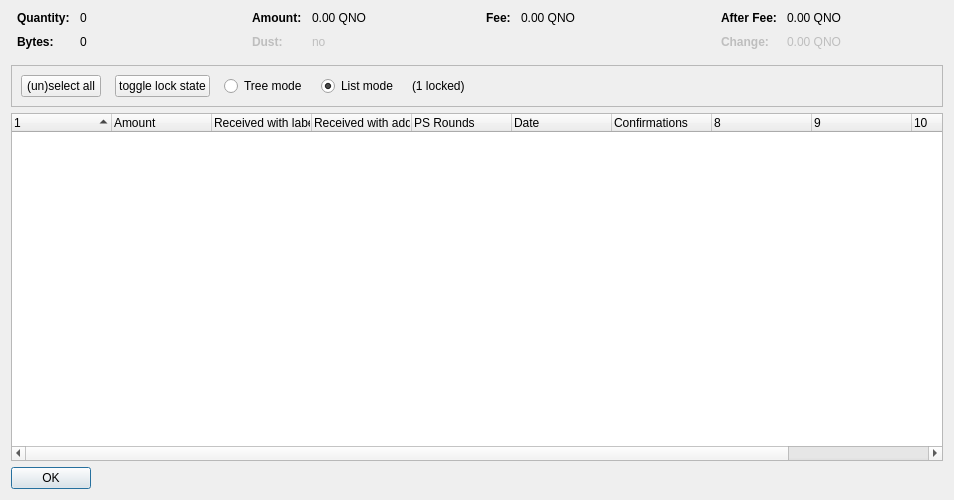
<?xml version="1.0" encoding="UTF-8"?>
<ui version="4.0">
 <class>CoinControlDialog</class>
 <widget class="QDialog" name="CoinControlDialog">
  <property name="geometry">
   <rect>
    <x>0</x>
    <y>0</y>
    <width>954</width>
    <height>500</height>
   </rect>
  </property>
  <property name="windowTitle">
   <string>Coin Selection</string>
  </property>
  <layout class="QVBoxLayout" name="verticalLayout">
   <item>
    <layout class="QHBoxLayout" name="horizontalLayoutTop" stretch="0,0,0,0">
     <property name="topMargin">
      <number>0</number>
     </property>
     <property name="bottomMargin">
      <number>10</number>
     </property>
     <item>
      <layout class="QFormLayout" name="formLayoutCoinControl1">
       <property name="horizontalSpacing">
        <number>10</number>
       </property>
       <property name="verticalSpacing">
        <number>10</number>
       </property>
       <property name="leftMargin">
        <number>6</number>
       </property>
       <property name="rightMargin">
        <number>6</number>
       </property>
       <item row="0" column="0">
        <widget class="QLabel" name="labelCoinControlQuantityText">
         <property name="font">
          <font>
           <weight>75</weight>
           <bold>true</bold>
          </font>
         </property>
         <property name="text">
          <string>Quantity:</string>
         </property>
        </widget>
       </item>
       <item row="0" column="1">
        <widget class="QLabel" name="labelCoinControlQuantity">
         <property name="cursor">
          <cursorShape>IBeamCursor</cursorShape>
         </property>
         <property name="contextMenuPolicy">
          <enum>Qt::ActionsContextMenu</enum>
         </property>
         <property name="text">
          <string notr="true">0</string>
         </property>
         <property name="textInteractionFlags">
          <set>Qt::LinksAccessibleByMouse|Qt::TextSelectableByKeyboard|Qt::TextSelectableByMouse</set>
         </property>
        </widget>
       </item>
       <item row="1" column="0">
        <widget class="QLabel" name="labelCoinControlBytesText">
         <property name="font">
          <font>
           <weight>75</weight>
           <bold>true</bold>
          </font>
         </property>
         <property name="text">
          <string>Bytes:</string>
         </property>
        </widget>
       </item>
       <item row="1" column="1">
        <widget class="QLabel" name="labelCoinControlBytes">
         <property name="cursor">
          <cursorShape>IBeamCursor</cursorShape>
         </property>
         <property name="contextMenuPolicy">
          <enum>Qt::ActionsContextMenu</enum>
         </property>
         <property name="text">
          <string notr="true">0</string>
         </property>
         <property name="textInteractionFlags">
          <set>Qt::LinksAccessibleByMouse|Qt::TextSelectableByKeyboard|Qt::TextSelectableByMouse</set>
         </property>
        </widget>
       </item>
      </layout>
     </item>
     <item>
      <layout class="QFormLayout" name="formLayoutCoinControl2">
       <property name="horizontalSpacing">
        <number>10</number>
       </property>
       <property name="verticalSpacing">
        <number>10</number>
       </property>
       <property name="leftMargin">
        <number>6</number>
       </property>
       <property name="rightMargin">
        <number>6</number>
       </property>
       <item row="0" column="0">
        <widget class="QLabel" name="labelCoinControlAmountText">
         <property name="font">
          <font>
           <weight>75</weight>
           <bold>true</bold>
          </font>
         </property>
         <property name="text">
          <string>Amount:</string>
         </property>
        </widget>
       </item>
       <item row="0" column="1">
        <widget class="QLabel" name="labelCoinControlAmount">
         <property name="cursor">
          <cursorShape>IBeamCursor</cursorShape>
         </property>
         <property name="contextMenuPolicy">
          <enum>Qt::ActionsContextMenu</enum>
         </property>
         <property name="text">
          <string notr="true">0.00 QNO</string>
         </property>
         <property name="textInteractionFlags">
          <set>Qt::LinksAccessibleByMouse|Qt::TextSelectableByKeyboard|Qt::TextSelectableByMouse</set>
         </property>
        </widget>
       </item>
       <item row="1" column="0">
        <widget class="QLabel" name="labelCoinControlLowOutputText">
         <property name="enabled">
          <bool>false</bool>
         </property>
         <property name="font">
          <font>
           <weight>75</weight>
           <bold>true</bold>
          </font>
         </property>
         <property name="text">
          <string>Dust:</string>
         </property>
        </widget>
       </item>
       <item row="1" column="1">
        <widget class="QLabel" name="labelCoinControlLowOutput">
         <property name="enabled">
          <bool>false</bool>
         </property>
         <property name="cursor">
          <cursorShape>IBeamCursor</cursorShape>
         </property>
         <property name="contextMenuPolicy">
          <enum>Qt::ActionsContextMenu</enum>
         </property>
         <property name="text">
          <string notr="true">no</string>
         </property>
         <property name="textInteractionFlags">
          <set>Qt::LinksAccessibleByMouse|Qt::TextSelectableByKeyboard|Qt::TextSelectableByMouse</set>
         </property>
        </widget>
       </item>
      </layout>
     </item>
     <item>
      <layout class="QFormLayout" name="formLayoutCoinControl3">
       <property name="horizontalSpacing">
        <number>10</number>
       </property>
       <property name="verticalSpacing">
        <number>10</number>
       </property>
       <property name="leftMargin">
        <number>6</number>
       </property>
       <property name="rightMargin">
        <number>6</number>
       </property>
       <item row="0" column="0">
        <widget class="QLabel" name="labelCoinControlFeeText">
         <property name="font">
          <font>
           <weight>75</weight>
           <bold>true</bold>
          </font>
         </property>
         <property name="text">
          <string>Fee:</string>
         </property>
        </widget>
       </item>
       <item row="0" column="1">
        <widget class="QLabel" name="labelCoinControlFee">
         <property name="cursor">
          <cursorShape>IBeamCursor</cursorShape>
         </property>
         <property name="contextMenuPolicy">
          <enum>Qt::ActionsContextMenu</enum>
         </property>
         <property name="text">
          <string notr="true">0.00 QNO</string>
         </property>
         <property name="textInteractionFlags">
          <set>Qt::LinksAccessibleByMouse|Qt::TextSelectableByKeyboard|Qt::TextSelectableByMouse</set>
         </property>
        </widget>
       </item>
      </layout>
     </item>
     <item>
      <layout class="QFormLayout" name="formLayoutCoinControl4">
       <property name="horizontalSpacing">
        <number>10</number>
       </property>
       <property name="verticalSpacing">
        <number>10</number>
       </property>
       <property name="leftMargin">
        <number>6</number>
       </property>
       <property name="rightMargin">
        <number>6</number>
       </property>
       <item row="0" column="0">
        <widget class="QLabel" name="labelCoinControlAfterFeeText">
         <property name="font">
          <font>
           <weight>75</weight>
           <bold>true</bold>
          </font>
         </property>
         <property name="text">
          <string>After Fee:</string>
         </property>
        </widget>
       </item>
       <item row="0" column="1">
        <widget class="QLabel" name="labelCoinControlAfterFee">
         <property name="cursor">
          <cursorShape>IBeamCursor</cursorShape>
         </property>
         <property name="contextMenuPolicy">
          <enum>Qt::ActionsContextMenu</enum>
         </property>
         <property name="text">
          <string notr="true">0.00 QNO</string>
         </property>
         <property name="textInteractionFlags">
          <set>Qt::LinksAccessibleByMouse|Qt::TextSelectableByKeyboard|Qt::TextSelectableByMouse</set>
         </property>
        </widget>
       </item>
       <item row="1" column="0">
        <widget class="QLabel" name="labelCoinControlChangeText">
         <property name="enabled">
          <bool>false</bool>
         </property>
         <property name="font">
          <font>
           <weight>75</weight>
           <bold>true</bold>
          </font>
         </property>
         <property name="text">
          <string>Change:</string>
         </property>
        </widget>
       </item>
       <item row="1" column="1">
        <widget class="QLabel" name="labelCoinControlChange">
         <property name="enabled">
          <bool>false</bool>
         </property>
         <property name="cursor">
          <cursorShape>IBeamCursor</cursorShape>
         </property>
         <property name="contextMenuPolicy">
          <enum>Qt::ActionsContextMenu</enum>
         </property>
         <property name="text">
          <string notr="true">0.00 QNO</string>
         </property>
         <property name="textInteractionFlags">
          <set>Qt::LinksAccessibleByMouse|Qt::TextSelectableByKeyboard|Qt::TextSelectableByMouse</set>
         </property>
        </widget>
       </item>
      </layout>
     </item>
    </layout>
   </item>
   <item>
    <widget class="QFrame" name="frame">
     <property name="minimumSize">
      <size>
       <width>0</width>
       <height>40</height>
      </size>
     </property>
     <property name="frameShape">
      <enum>QFrame::StyledPanel</enum>
     </property>
     <property name="frameShadow">
      <enum>QFrame::Sunken</enum>
     </property>
     <layout class="QHBoxLayout" name="horizontalLayout">
      <item>
       <layout class="QHBoxLayout" name="horizontalLayoutPanel" stretch="0,0,0,0,0,0">
        <property name="spacing">
         <number>14</number>
        </property>
        <item>
         <widget class="QPushButton" name="pushButtonSelectAll">
          <property name="sizePolicy">
           <sizepolicy hsizetype="Maximum" vsizetype="Fixed">
            <horstretch>0</horstretch>
            <verstretch>0</verstretch>
           </sizepolicy>
          </property>
          <property name="text">
           <string>(un)select all</string>
          </property>
          <property name="autoDefault">
           <bool>false</bool>
          </property>
         </widget>
        </item>
        <item>
         <widget class="QPushButton" name="pushButtonToggleLock">
          <property name="sizePolicy">
           <sizepolicy hsizetype="Maximum" vsizetype="Fixed">
            <horstretch>0</horstretch>
            <verstretch>0</verstretch>
           </sizepolicy>
          </property>
          <property name="text">
           <string>toggle lock state</string>
          </property>
          <property name="autoDefault">
           <bool>false</bool>
          </property>
         </widget>
        </item>
        <item>
         <widget class="QRadioButton" name="radioTreeMode">
          <property name="sizePolicy">
           <sizepolicy hsizetype="Maximum" vsizetype="Fixed">
            <horstretch>0</horstretch>
            <verstretch>0</verstretch>
           </sizepolicy>
          </property>
          <property name="text">
           <string>Tree mode</string>
          </property>
         </widget>
        </item>
        <item>
         <widget class="QRadioButton" name="radioListMode">
          <property name="sizePolicy">
           <sizepolicy hsizetype="Maximum" vsizetype="Fixed">
            <horstretch>0</horstretch>
            <verstretch>0</verstretch>
           </sizepolicy>
          </property>
          <property name="text">
           <string>List mode</string>
          </property>
          <property name="checked">
           <bool>true</bool>
          </property>
         </widget>
        </item>
        <item>
         <widget class="QLabel" name="labelLocked">
          <property name="text">
           <string>(1 locked)</string>
          </property>
         </widget>
        </item>
        <item>
         <spacer name="horizontalSpacer">
          <property name="orientation">
           <enum>Qt::Horizontal</enum>
          </property>
          <property name="sizeHint" stdset="0">
           <size>
            <width>40</width>
            <height>20</height>
           </size>
          </property>
         </spacer>
        </item>
       </layout>
      </item>
     </layout>
    </widget>
   </item>
   <item>
    <widget class="CoinControlTreeWidget" name="treeWidget">
     <property name="contextMenuPolicy">
      <enum>Qt::CustomContextMenu</enum>
     </property>
     <property name="sortingEnabled">
      <bool>false</bool>
     </property>
     <property name="columnCount">
      <number>11</number>
     </property>
     <attribute name="headerShowSortIndicator" stdset="0">
      <bool>true</bool>
     </attribute>
     <attribute name="headerStretchLastSection">
      <bool>false</bool>
     </attribute>
     <column>
      <property name="text">
       <string/>
      </property>
     </column>
     <column>
      <property name="text">
       <string>Amount</string>
      </property>
     </column>
     <column>
      <property name="text">
       <string>Received with label</string>
      </property>
     </column>
     <column>
      <property name="text">
       <string>Received with address</string>
      </property>
     </column>
     <column>
      <property name="text">
       <string>PS Rounds</string>
      </property>
     </column>
     <column>
      <property name="text">
       <string>Date</string>
      </property>
     </column>
     <column>
      <property name="text">
       <string>Confirmations</string>
      </property>
      <property name="toolTip">
       <string>Confirmed</string>
      </property>
     </column>
     <column>
      <property name="text">
       <string/>
      </property>
     </column>
     <column>
      <property name="text">
       <string/>
      </property>
     </column>
     <column>
      <property name="text">
       <string/>
      </property>
     </column>
     <column>
      <property name="text">
       <string/>
      </property>
     </column>
    </widget>
   </item>
   <item>
    <widget class="QDialogButtonBox" name="buttonBox">
     <property name="sizePolicy">
      <sizepolicy hsizetype="Maximum" vsizetype="Fixed">
       <horstretch>0</horstretch>
       <verstretch>0</verstretch>
      </sizepolicy>
     </property>
     <property name="orientation">
      <enum>Qt::Horizontal</enum>
     </property>
     <property name="standardButtons">
      <set>QDialogButtonBox::Ok</set>
     </property>
    </widget>
   </item>
  </layout>
 </widget>
 <customwidgets>
  <customwidget>
   <class>CoinControlTreeWidget</class>
   <extends>QTreeWidget</extends>
   <header>coincontroltreewidget.h</header>
  </customwidget>
 </customwidgets>
 <resources/>
 <connections/>
</ui>
